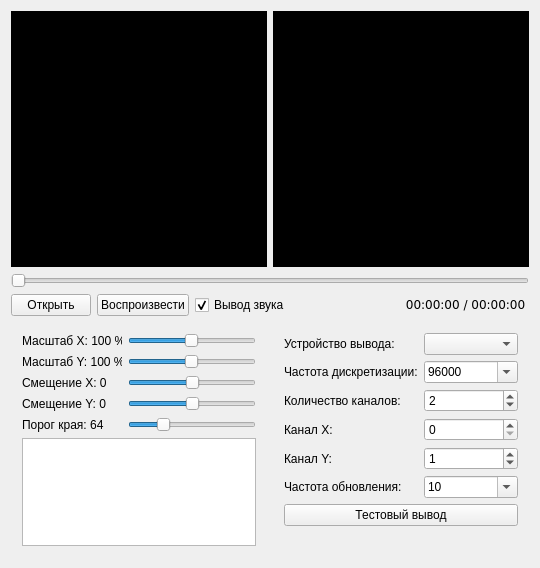
<?xml version="1.0" encoding="UTF-8"?>
<ui version="4.0">
 <class>MainWindow</class>
 <widget class="QMainWindow" name="MainWindow">
  <property name="geometry">
   <rect>
    <x>0</x>
    <y>0</y>
    <width>536</width>
    <height>568</height>
   </rect>
  </property>
  <property name="windowTitle">
   <string>Oscilloscope player</string>
  </property>
  <widget class="QWidget" name="centralWidget">
   <layout class="QGridLayout" name="gridLayout_2">
    <item row="1" column="0" colspan="2">
     <widget class="QWidget" name="widget" native="true">
      <layout class="QGridLayout" name="gridLayout_4">
       <property name="leftMargin">
        <number>0</number>
       </property>
       <property name="topMargin">
        <number>0</number>
       </property>
       <property name="rightMargin">
        <number>0</number>
       </property>
       <property name="bottomMargin">
        <number>0</number>
       </property>
       <item row="1" column="3">
        <spacer name="horizontalSpacer">
         <property name="orientation">
          <enum>Qt::Horizontal</enum>
         </property>
         <property name="sizeHint" stdset="0">
          <size>
           <width>40</width>
           <height>20</height>
          </size>
         </property>
        </spacer>
       </item>
       <item row="1" column="1">
        <widget class="QPushButton" name="pushButtonPlay">
         <property name="maximumSize">
          <size>
           <width>16777215</width>
           <height>31</height>
          </size>
         </property>
         <property name="text">
          <string>Воспроизвести</string>
         </property>
        </widget>
       </item>
       <item row="0" column="0" colspan="5">
        <widget class="QSlider" name="horizontalSlider">
         <property name="maximum">
          <number>0</number>
         </property>
         <property name="orientation">
          <enum>Qt::Horizontal</enum>
         </property>
        </widget>
       </item>
       <item row="1" column="0">
        <widget class="QPushButton" name="pushButtonOpen">
         <property name="maximumSize">
          <size>
           <width>16777215</width>
           <height>31</height>
          </size>
         </property>
         <property name="text">
          <string>Открыть</string>
         </property>
        </widget>
       </item>
       <item row="1" column="2">
        <widget class="QCheckBox" name="checkBoxAudio">
         <property name="text">
          <string>Вывод звука</string>
         </property>
         <property name="checked">
          <bool>true</bool>
         </property>
        </widget>
       </item>
       <item row="1" column="4">
        <widget class="QLabel" name="labelTime">
         <property name="text">
          <string>&lt;pre&gt; 00:00:00 / 00:00:00 &lt;/pre&gt;</string>
         </property>
         <property name="alignment">
          <set>Qt::AlignRight|Qt::AlignTrailing|Qt::AlignVCenter</set>
         </property>
        </widget>
       </item>
      </layout>
     </widget>
    </item>
    <item row="2" column="1">
     <widget class="QWidget" name="widget_2" native="true">
      <layout class="QGridLayout" name="gridLayout">
       <item row="4" column="1">
        <widget class="QSpinBox" name="spinBoxChannelY">
         <property name="sizePolicy">
          <sizepolicy hsizetype="Expanding" vsizetype="Fixed">
           <horstretch>0</horstretch>
           <verstretch>0</verstretch>
          </sizepolicy>
         </property>
         <property name="minimum">
          <number>0</number>
         </property>
         <property name="maximum">
          <number>15</number>
         </property>
         <property name="value">
          <number>1</number>
         </property>
        </widget>
       </item>
       <item row="0" column="0">
        <widget class="QLabel" name="label">
         <property name="text">
          <string>Устройство вывода:</string>
         </property>
        </widget>
       </item>
       <item row="5" column="1">
        <widget class="QComboBox" name="comboBoxFPS">
         <property name="editable">
          <bool>true</bool>
         </property>
         <property name="currentIndex">
          <number>0</number>
         </property>
         <item>
          <property name="text">
           <string>10</string>
          </property>
         </item>
         <item>
          <property name="text">
           <string>15</string>
          </property>
         </item>
         <item>
          <property name="text">
           <string>20</string>
          </property>
         </item>
         <item>
          <property name="text">
           <string>24</string>
          </property>
         </item>
         <item>
          <property name="text">
           <string>25</string>
          </property>
         </item>
         <item>
          <property name="text">
           <string>30</string>
          </property>
         </item>
         <item>
          <property name="text">
           <string>50</string>
          </property>
         </item>
         <item>
          <property name="text">
           <string>60</string>
          </property>
         </item>
        </widget>
       </item>
       <item row="2" column="0">
        <widget class="QLabel" name="label_3">
         <property name="text">
          <string>Количество каналов:</string>
         </property>
        </widget>
       </item>
       <item row="1" column="0">
        <widget class="QLabel" name="label_2">
         <property name="text">
          <string>Частота дискретизации:</string>
         </property>
        </widget>
       </item>
       <item row="1" column="1">
        <widget class="QComboBox" name="comboBoxRate">
         <property name="sizePolicy">
          <sizepolicy hsizetype="Expanding" vsizetype="Fixed">
           <horstretch>0</horstretch>
           <verstretch>0</verstretch>
          </sizepolicy>
         </property>
         <property name="editable">
          <bool>true</bool>
         </property>
         <property name="currentIndex">
          <number>2</number>
         </property>
         <item>
          <property name="text">
           <string>192000</string>
          </property>
         </item>
         <item>
          <property name="text">
           <string>176400</string>
          </property>
         </item>
         <item>
          <property name="text">
           <string>96000</string>
          </property>
         </item>
         <item>
          <property name="text">
           <string>88200</string>
          </property>
         </item>
         <item>
          <property name="text">
           <string>64000</string>
          </property>
         </item>
         <item>
          <property name="text">
           <string>48000</string>
          </property>
         </item>
         <item>
          <property name="text">
           <string>44100</string>
          </property>
         </item>
         <item>
          <property name="text">
           <string>32000</string>
          </property>
         </item>
         <item>
          <property name="text">
           <string>22050</string>
          </property>
         </item>
         <item>
          <property name="text">
           <string>16000</string>
          </property>
         </item>
         <item>
          <property name="text">
           <string>11025</string>
          </property>
         </item>
         <item>
          <property name="text">
           <string>8000</string>
          </property>
         </item>
         <item>
          <property name="text">
           <string>6000</string>
          </property>
         </item>
        </widget>
       </item>
       <item row="4" column="0">
        <widget class="QLabel" name="label_5">
         <property name="text">
          <string>Канал Y:</string>
         </property>
        </widget>
       </item>
       <item row="5" column="0">
        <widget class="QLabel" name="label_13">
         <property name="text">
          <string>Частота обновления:</string>
         </property>
        </widget>
       </item>
       <item row="7" column="0" colspan="2">
        <spacer name="verticalSpacer">
         <property name="orientation">
          <enum>Qt::Vertical</enum>
         </property>
         <property name="sizeHint" stdset="0">
          <size>
           <width>20</width>
           <height>40</height>
          </size>
         </property>
        </spacer>
       </item>
       <item row="2" column="1">
        <widget class="QSpinBox" name="spinBoxChannel">
         <property name="sizePolicy">
          <sizepolicy hsizetype="Expanding" vsizetype="Fixed">
           <horstretch>0</horstretch>
           <verstretch>0</verstretch>
          </sizepolicy>
         </property>
         <property name="minimum">
          <number>1</number>
         </property>
         <property name="maximum">
          <number>16</number>
         </property>
         <property name="value">
          <number>2</number>
         </property>
        </widget>
       </item>
       <item row="3" column="0">
        <widget class="QLabel" name="label_4">
         <property name="text">
          <string>Канал X:</string>
         </property>
        </widget>
       </item>
       <item row="6" column="0" colspan="2">
        <widget class="QPushButton" name="pushButtonTest">
         <property name="maximumSize">
          <size>
           <width>16777215</width>
           <height>31</height>
          </size>
         </property>
         <property name="text">
          <string>Тестовый вывод</string>
         </property>
         <property name="checkable">
          <bool>true</bool>
         </property>
        </widget>
       </item>
       <item row="3" column="1">
        <widget class="QSpinBox" name="spinBoxChannelX">
         <property name="sizePolicy">
          <sizepolicy hsizetype="Expanding" vsizetype="Fixed">
           <horstretch>0</horstretch>
           <verstretch>0</verstretch>
          </sizepolicy>
         </property>
         <property name="minimum">
          <number>0</number>
         </property>
         <property name="maximum">
          <number>15</number>
         </property>
         <property name="value">
          <number>0</number>
         </property>
        </widget>
       </item>
       <item row="0" column="1">
        <widget class="QComboBox" name="comboBoxList">
         <property name="sizePolicy">
          <sizepolicy hsizetype="Expanding" vsizetype="Fixed">
           <horstretch>0</horstretch>
           <verstretch>0</verstretch>
          </sizepolicy>
         </property>
        </widget>
       </item>
      </layout>
     </widget>
    </item>
    <item row="2" column="0">
     <widget class="QWidget" name="widget_3" native="true">
      <layout class="QGridLayout" name="gridLayout_3">
       <item row="2" column="1">
        <widget class="QSlider" name="horizontalSliderMoveX">
         <property name="minimum">
          <number>-1000</number>
         </property>
         <property name="maximum">
          <number>1000</number>
         </property>
         <property name="orientation">
          <enum>Qt::Horizontal</enum>
         </property>
        </widget>
       </item>
       <item row="0" column="1">
        <widget class="QSlider" name="horizontalSliderScaleX">
         <property name="minimum">
          <number>10</number>
         </property>
         <property name="maximum">
          <number>2000</number>
         </property>
         <property name="value">
          <number>1000</number>
         </property>
         <property name="orientation">
          <enum>Qt::Horizontal</enum>
         </property>
        </widget>
       </item>
       <item row="4" column="0">
        <widget class="QLabel" name="labelEdge">
         <property name="minimumSize">
          <size>
           <width>100</width>
           <height>0</height>
          </size>
         </property>
         <property name="text">
          <string>Порог края: 64</string>
         </property>
        </widget>
       </item>
       <item row="3" column="0">
        <widget class="QLabel" name="labelMoveY">
         <property name="minimumSize">
          <size>
           <width>100</width>
           <height>0</height>
          </size>
         </property>
         <property name="text">
          <string>Смещение Y: 0</string>
         </property>
        </widget>
       </item>
       <item row="5" column="0" colspan="2">
        <widget class="QTextEdit" name="textEditInfo">
         <property name="readOnly">
          <bool>true</bool>
         </property>
        </widget>
       </item>
       <item row="1" column="1">
        <widget class="QSlider" name="horizontalSliderScaleY">
         <property name="minimum">
          <number>10</number>
         </property>
         <property name="maximum">
          <number>2000</number>
         </property>
         <property name="value">
          <number>1000</number>
         </property>
         <property name="orientation">
          <enum>Qt::Horizontal</enum>
         </property>
        </widget>
       </item>
       <item row="4" column="1">
        <widget class="QSlider" name="horizontalSliderEdge">
         <property name="maximum">
          <number>255</number>
         </property>
         <property name="value">
          <number>64</number>
         </property>
         <property name="orientation">
          <enum>Qt::Horizontal</enum>
         </property>
        </widget>
       </item>
       <item row="1" column="0">
        <widget class="QLabel" name="labelScaleY">
         <property name="minimumSize">
          <size>
           <width>100</width>
           <height>0</height>
          </size>
         </property>
         <property name="text">
          <string>Масштаб Y: 100 %</string>
         </property>
        </widget>
       </item>
       <item row="2" column="0">
        <widget class="QLabel" name="labelMoveX">
         <property name="minimumSize">
          <size>
           <width>100</width>
           <height>0</height>
          </size>
         </property>
         <property name="text">
          <string>Смещение X: 0</string>
         </property>
        </widget>
       </item>
       <item row="0" column="0">
        <widget class="QLabel" name="labelScaleX">
         <property name="minimumSize">
          <size>
           <width>100</width>
           <height>0</height>
          </size>
         </property>
         <property name="text">
          <string>Масштаб X: 100 %</string>
         </property>
        </widget>
       </item>
       <item row="3" column="1">
        <widget class="QSlider" name="horizontalSliderMoveY">
         <property name="minimum">
          <number>-1000</number>
         </property>
         <property name="maximum">
          <number>1000</number>
         </property>
         <property name="orientation">
          <enum>Qt::Horizontal</enum>
         </property>
        </widget>
       </item>
      </layout>
     </widget>
    </item>
    <item row="0" column="0">
     <widget class="VideoViewer" name="videoViewer" native="true">
      <property name="minimumSize">
       <size>
        <width>256</width>
        <height>256</height>
       </size>
      </property>
      <property name="maximumSize">
       <size>
        <width>256</width>
        <height>256</height>
       </size>
      </property>
      <property name="styleSheet">
       <string notr="true">background:rgb(0, 0, 0)</string>
      </property>
     </widget>
    </item>
    <item row="0" column="1">
     <widget class="VideoViewer" name="videoViewerEdge" native="true">
      <property name="minimumSize">
       <size>
        <width>256</width>
        <height>256</height>
       </size>
      </property>
      <property name="maximumSize">
       <size>
        <width>256</width>
        <height>256</height>
       </size>
      </property>
      <property name="styleSheet">
       <string notr="true">background:rgb(0, 0, 0)</string>
      </property>
     </widget>
    </item>
   </layout>
  </widget>
 </widget>
 <layoutdefault spacing="6" margin="11"/>
 <customwidgets>
  <customwidget>
   <class>VideoViewer</class>
   <extends>QWidget</extends>
   <header>videoviewer.h</header>
   <container>1</container>
  </customwidget>
 </customwidgets>
 <tabstops>
  <tabstop>pushButtonOpen</tabstop>
  <tabstop>pushButtonPlay</tabstop>
  <tabstop>checkBoxAudio</tabstop>
  <tabstop>horizontalSlider</tabstop>
  <tabstop>horizontalSliderScaleX</tabstop>
  <tabstop>horizontalSliderScaleY</tabstop>
  <tabstop>horizontalSliderMoveX</tabstop>
  <tabstop>horizontalSliderMoveY</tabstop>
  <tabstop>comboBoxList</tabstop>
  <tabstop>comboBoxRate</tabstop>
  <tabstop>spinBoxChannel</tabstop>
  <tabstop>spinBoxChannelX</tabstop>
  <tabstop>spinBoxChannelY</tabstop>
 </tabstops>
 <resources/>
 <connections/>
</ui>
